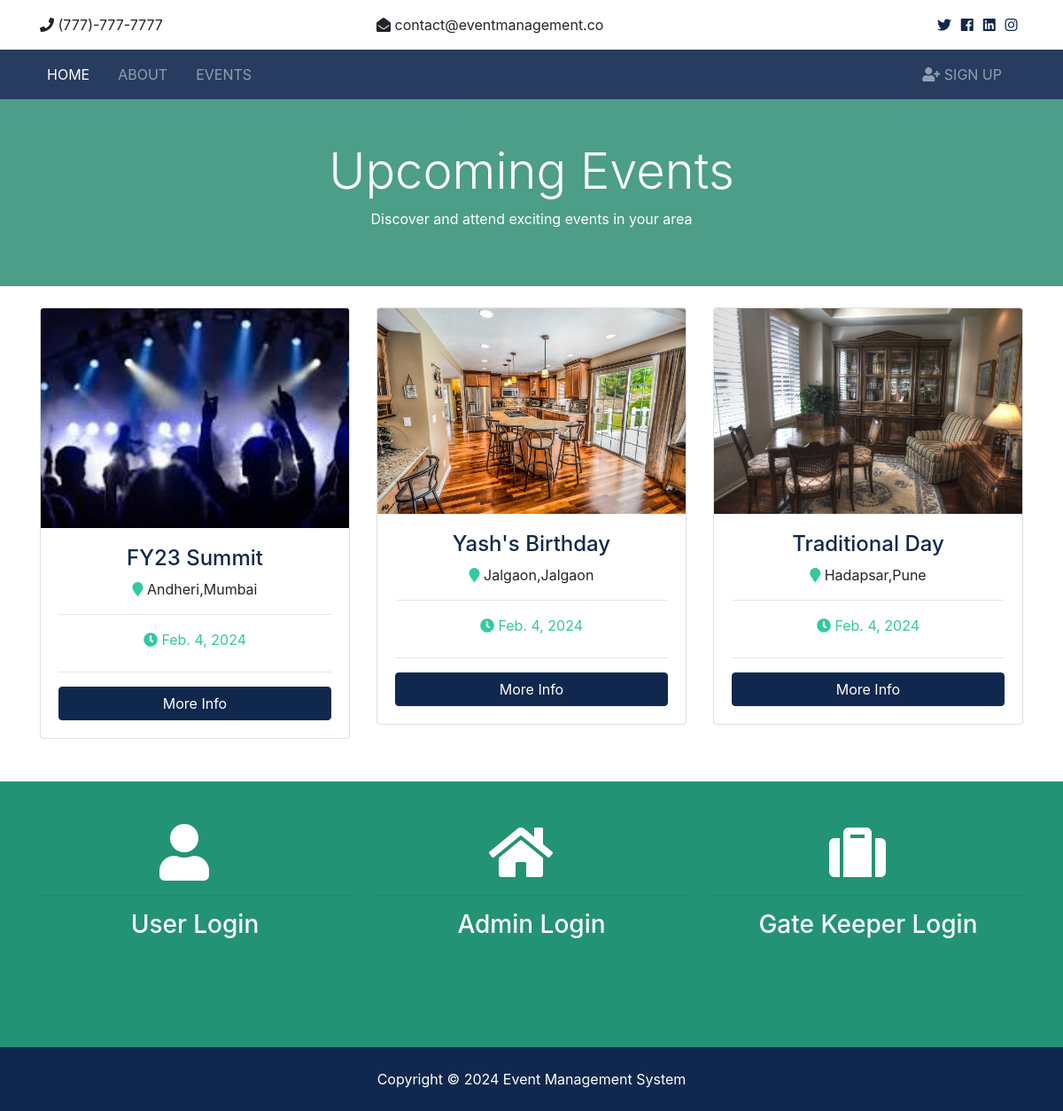
The page / on the database its author committed.
### events/models.py (models this page shows, shortened)
class Event(models.Model):
    title = models.CharField(max_length=200)
    address = models.CharField(max_length=200)
    city = models.CharField(max_length=200)
    state = models.CharField(max_length=200)
    zipcode = models.CharField(max_length=200)
    description = models.TextField(blank=True)
    price = models.IntegerField()
    photo_main = models.ImageField(upload_to=user_directory_path,blank=False)
    photo_1 = models.ImageField(upload_to=user_directory_path,blank=True)
    photo_2 = models.ImageField(upload_to=user_directory_path,blank=True)
    photo_3 = models.ImageField(upload_to=user_directory_path,blank=True)
    is_published = models.BooleanField(default=True)
    event_date = models.DateField(default=datetime.today,blank=False)
    start_time = models.TimeField(default=datetime.now,blank=False)
    end_time = models.TimeField(default=datetime.now,blank=False)

### pages/views.py (the view)
# urls.py: path('',views.index,name='events'),
def index(request):
    events = Event.objects.order_by('event_date').filter(is_published=True)[:3]
    context = {
        'events' : events,
    }
    return render(request,'pages/index.html', context)

### templates/pages/index.html (shortened to what this page needs)
{% extends 'base.html' %}
{% block content %}
<section id="showcase-inner" class="py-5 text-white">
    <div class="container">
      <div class="row text-center">
        <div class="col-md-12">
          <h1 class="display-4">Upcoming Events</h1>
          <p cal>Discover and attend exciting events in your area</p>
        </div>
      </div>
    </div>
</section>
 <section id="events" class="py-4">
    <div class="container">
      <div class="row">
        {% if events %}
            {% for event in events %}
                <div class="col-md-6 col-lg-4 mb-4">
                <div class="card event-preview">
                    <img class="card-img-top" src="{{ event.photo_main.url }}" alt="">
              <div class="card-body">
                <div class="event-heading text-center">
                  <h4 class="text-primary">{{ event.title }}</h4>
                  <p>
                    <i class="fas fa-map-marker text-secondary"></i> {{ event.address }},{{ event.city }}</p>
                </div>
                <hr>
                <div class="row text-secondary pb-2">
                  <div class="col-12 text-center">
                    <i class="fas fa-clock"></i> {{ event.event_date }}</div>
                </div>
                <hr>
                <a href="{% url 'event' event.id %}" class="btn btn-primary btn-block">More Info</a>
              </div>
            </div>
          </div>
            {% endfor %}
        {% else %}
          <div class="col-md-12">
            <p>No Events Available</p>
          </div>
        {% endif %}
      </div>
    </div>
</section>
{% if user.is_authenticated %}
{% else %}
<section id="services" class="py-5 bg-secondary text-white">
    <div class="container">
      <div class="row text-center">
        <div class="col-md-4">
          <a class="text-white" href="{% url 'login' %}"><i class="fas fa-user fa-4x mr-4"></i></a>
          <hr>
          <h3>User Login</h3>
        </div>
        <div class="col-md-4">
          <a class="text-white" href="{% url 'admin:index' %}"><i class="fas fa-home fa-4x mr-4"></i></a>
          <hr>
          <h3>Admin Login</h3>
        </div>
        <div class="col-md-4">
          <i class="fas fa-suitcase fa-4x mr-4"></i>
          <hr>
          <h3>Gate Keeper Login</h3>
        </div>
      </div>
    </div>
</section>
{% endif %}
{% endblock %}

### eventmanagement/static/css/all.css (style rules this page uses)
.fa, .fas, .far, .fal, .fab { -moz-osx-font-smoothing: grayscale; -webkit-font-smoothing: antialiased; display: inline-block; font-style: normal; font-variant: normal; text-rendering: auto; line-height: 1; }
.fa-4x { font-size: 4em; }
.fa-clock:before { content: "\f017"; }
.fa-home:before { content: "\f015"; }
.fa-map-marker:before { content: "\f041"; }
.fa-suitcase:before { content: "\f0f2"; }
.fa-user:before { content: "\f007"; }
.fa, .fas { font-family: 'Font Awesome 5 Free'; font-weight: 900; }

### eventmanagement/static/css/style.css (style rules this page uses)
img { width: 100%; }
#services { background: url(../img/building.jpg) no-repeat top center fixed/cover; min-height: 300px; position: relative; overflow: hidden; }
#services::before { content: ''; position: absolute; top: 0; left: 0; min-height: 100%; width: 100%; background: rgba(32, 134, 107, 0.8); }
#showcase-inner { background: url(../img/building.jpg) no-repeat top center fixed/cover; position: relative; overflow: hidden; min-height: 200px; }
#showcase-inner::before { content: ''; position: absolute; top: 0; left: 0; min-height: 100%; width: 100%; background: rgba(32, 134, 107, 0.8); }

### rows shown on the page
Event: photo_main (picture), title "FY23 Summit", address "Andheri", city "Mumbai", event_date "Feb. 4, 2024"
Event: photo_main (picture), title "Yash's Birthday", address "Jalgaon", city "Jalgaon", event_date "Feb. 4, 2024"
Event: photo_main (picture), title "Traditional Day", address "Hadapsar", city "Pune", event_date "Feb. 4, 2024"
